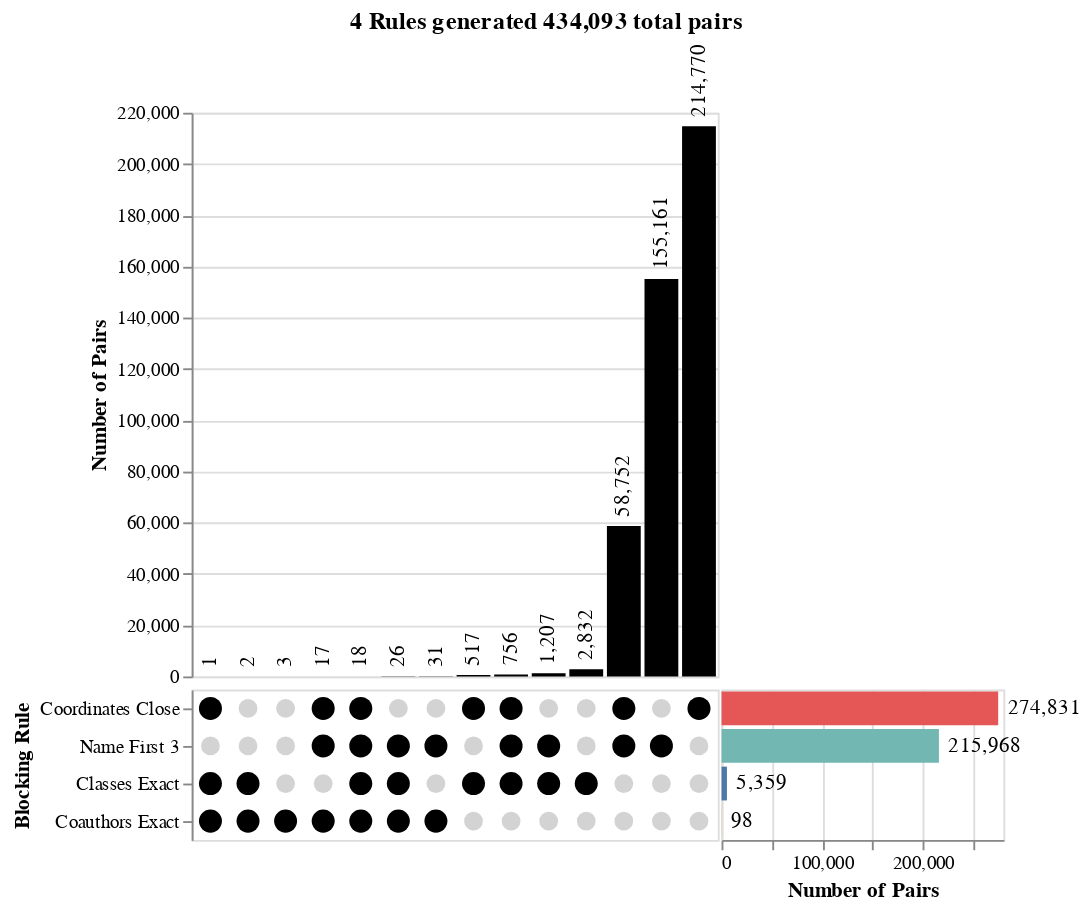

Source (notebook cell):
### Markdown cell above
We can also inspect which blocking rules were most to blame for the generated
pairs. If some rules generate a huge amount of comparisons, it might be worth
trying to make them more restrictive so we get better performance. Or, if some
blocking rules aren't generating any comparisons, that might be an indication
that we have a bug in there somewhere.

### Code cell
mismo.block.upset_chart(blocked)

### Figure 1 — Vega-Lite specification as saved in the notebook (floating-point values rounded to 4 significant figures)
{"config": {"view": {"continuousWidth": 300, "continuousHeight": 300}}, "vconcat": [{"layer": [{"mark": {"type": "bar", "color": "black"}, "encoding": {"x": {"axis": null, "field": "intersection_id", "sort": {"field": "intersection_size"}, "type": "ordinal"}, "y": {"field": "intersection_size", "title": "Number of Pairs", "type": "quantitative"}}, "transform": [{"filter": "(datum.set === 'Coordinates Close')"}]}, {"mark": {"type": "text", "align": "left", "angle": 270, "dx": 5}, "encoding": {"text": {"field": "intersection_size", "format": ",", "type": "quantitative"}, "x": {"axis": null, "field": "intersection_id", "sort": {"field": "intersection_size"}, "type": "ordinal"}, "y": {"field": "intersection_size", "title": "Number of Pairs", "type": "quantitative"}}, "transform": [{"filter": "(datum.set === 'Coordinates Close')"}]}]}, {"hconcat": [{"layer": [{"mark": {"type": "circle", "color": "lightgray", "opacity": 1, "size": 100}, "encoding": {"tooltip": [{"field": "set", "type": "nominal"}], "x": {"axis": null, "field": "intersection_id", "sort": {"field": "intersection_size"}, "type": "ordinal"}, "y": {"axis": {"labelLimit": 500, "title": "Blocking Rule"}, "field": "set", "sort": ["Coordinates Close", "Name First 3", "Classes Exact", "Coauthors Exact"], "type": "ordinal"}}}, {"mark": {"type": "circle", "color": "black", "opacity": 1, "size": 150}, "encoding": {"tooltip": [{"field": "set", "type": "nominal"}], "x": {"axis": null, "field": "intersection_id", "sort": {"field": "intersection_size"}, "type": "ordinal"}, "y": {"axis": {"labelLimit": 500, "title": "Blocking Rule"}, "field": "set", "sort": ["Coordinates Close", "Name First 3", "Classes Exact", "Coauthors Exact"], "type": "ordinal"}}, "transform": [{"filter": "datum.is_intersect"}]}]}, {"layer": [{"mark": {"type": "bar"}, "encoding": {"color": {"field": "set", "legend": null, "type": "nominal"}, "tooltip": [{"field": "set", "type": "nominal"}], "x": {"aggregate": "sum", "field": "intersection_size", "title": "Number of Pairs", "type": "quantitative"}, "y": {"axis": null, "field": "set", "sort": ["Coordinates Close", "Name First 3", "Classes Exact", "Coauthors Exact"], "type": "ordinal"}}, "transform": [{"filter": "datum.is_intersect"}]}, {"mark": {"type": "text", "align": "left", "dx": 5}, "encoding": {"text": {"aggregate": "sum", "field": "intersection_size", "format": ",", "type": "quantitative"}, "tooltip": [{"field": "set", "type": "nominal"}], "x": {"aggregate": "sum", "field": "intersection_size", "title": "Number of Pairs", "type": "quantitative"}, "y": {"axis": null, "field": "set", "sort": ["Coordinates Close", "Name First 3", "Classes Exact", "Coauthors Exact"], "type": "ordinal"}}, "transform": [{"filter": "datum.is_intersect"}]}], "width": 150}], "spacing": 0}], "data": {"name": "data-6189b0685c07558dd7b70ec0497721df"}, "spacing": 0, "title": {"text": "4 Rules generated 434,093 total pairs", "anchor": "middle"}, "$schema": "https://vega.github.io/schema/vega-lite/v5.16.3.json", "datasets": {"data-6189b0685c07558dd7b70ec0497721df": [{"intersection_id": 0, "intersection_size": 756, "intersection_degree": 3, "set": "Name First 3", "is_intersect": true, "set_order": 0}, {"intersection_id": 1, "intersection_size": 26, "intersection_degree": 3, "set": "Name First 3", "is_intersect": true, "set_order": 0}, {"intersection_id": 2, "intersection_size": 17, "intersection_degree": 3, "set": "Name First 3", "is_intersect": true, "set_order": 0}, {"intersection_id": 3, "intersection_size": 1, "intersection_degree": 3, "set": "Name First 3", "is_intersect": false, "set_order": 0}, {"intersection_id": 4, "intersection_size": 31, "intersection_degree": 2, "set": "Name First 3", "is_intersect": true, "set_order": 0}, {"intersection_id": 5, "intersection_size": 155161, "intersection_degree": 1, "set": "Name First 3", "is_intersect": true, "set_order": 0}, {"intersection_id": 6, "intersection_size": 58752, "intersection_degree": 2, "set": "Name First 3", "is_intersect": true, "set_order": 0}, {"intersection_id": 7, "intersection_size": 214770, "intersection_degree": 1, "set": "Name First 3", "is_intersect": false, "set_order": 0}, {"intersection_id": 8, "intersection_size": 2, "intersection_degree": 2, "set": "Name First 3", "is_intersect": false, "set_order": 0}, {"intersection_id": 9, "intersection_size": 2832, "intersection_degree": 1, "set": "Name First 3", "is_intersect": false, "set_order": 0}, {"intersection_id": 10, "intersection_size": 1207, "intersection_degree": 2, "set": "Name First 3", "is_intersect": true, "set_order": 0}, {"intersection_id": 11, "intersection_size": 517, "intersection_degree": 2, "set": "Name First 3", "is_intersect": false, "set_order": 0}, {"intersection_id": 12, "intersection_size": 3, "intersection_degree": 1, "set": "Name First 3", "is_intersect": false, "set_order": 0}, {"intersection_id": 13, "intersection_size": 18, "intersection_degree": 4, "set": "Name First 3", "is_intersect": true, "set_order": 0}, {"intersection_id": 0, "intersection_size": 756, "intersection_degree": 3, "set": "Coordinates Close", "is_intersect": true, "set_order": 1}, {"intersection_id": 1, "intersection_size": 26, "intersection_degree": 3, "set": "Coordinates Close", "is_intersect": false, "set_order": 1}, {"intersection_id": 2, "intersection_size": 17, "intersection_degree": 3, "set": "Coordinates Close", "is_intersect": true, "set_order": 1}, {"intersection_id": 3, "intersection_size": 1, "intersection_degree": 3, "set": "Coordinates Close", "is_intersect": true, "set_order": 1}, {"intersection_id": 4, "intersection_size": 31, "intersection_degree": 2, "set": "Coordinates Close", "is_intersect": false, "set_order": 1}, {"intersection_id": 5, "intersection_size": 155161, "intersection_degree": 1, "set": "Coordinates Close", "is_intersect": false, "set_order": 1}, {"intersection_id": 6, "intersection_size": 58752, "intersection_degree": 2, "set": "Coordinates Close", "is_intersect": true, "set_order": 1}, {"intersection_id": 7, "intersection_size": 214770, "intersection_degree": 1, "set": "Coordinates Close", "is_intersect": true, "set_order": 1}, {"intersection_id": 8, "intersection_size": 2, "intersection_degree": 2, "set": "Coordinates Close", "is_intersect": false, "set_order": 1}, {"intersection_id": 9, "intersection_size": 2832, "intersection_degree": 1, "set": "Coordinates Close", "is_intersect": false, "set_order": 1}, {"intersection_id": 10, "intersection_size": 1207, "intersection_degree": 2, "set": "Coordinates Close", "is_intersect": false, "set_order": 1}, {"intersection_id": 11, "intersection_size": 517, "intersection_degree": 2, "set": "Coordinates Close", "is_intersect": true, "set_order": 1}, {"intersection_id": 12, "intersection_size": 3, "intersection_degree": 1, "set": "Coordinates Close", "is_intersect": false, "set_order": 1}, {"intersection_id": 13, "intersection_size": 18, "intersection_degree": 4, "set": "Coordinates Close", "is_intersect": true, "set_order": 1}, {"intersection_id": 0, "intersection_size": 756, "intersection_degree": 3, "set": "Classes Exact", "is_intersect": true, "set_order": 2}, {"intersection_id": 1, "intersection_size": 26, "intersection_degree": 3, "set": "Classes Exact", "is_intersect": true, "set_order": 2}, {"intersection_id": 2, "intersection_size": 17, "intersection_degree": 3, "set": "Classes Exact", "is_intersect": false, "set_order": 2}, {"intersection_id": 3, "intersection_size": 1, "intersection_degree": 3, "set": "Classes Exact", "is_intersect": true, "set_order": 2}, {"intersection_id": 4, "intersection_size": 31, "intersection_degree": 2, "set": "Classes Exact", "is_intersect": false, "set_order": 2}, {"intersection_id": 5, "intersection_size": 155161, "intersection_degree": 1, "set": "Classes Exact", "is_intersect": false, "set_order": 2}, {"intersection_id": 6, "intersection_size": 58752, "intersection_degree": 2, "set": "Classes Exact", "is_intersect": false, "set_order": 2}, {"intersection_id": 7, "intersection_size": 214770, "intersection_degree": 1, "set": "Classes Exact", "is_intersect": false, "set_order": 2}, {"intersection_id": 8, "intersection_size": 2, "intersection_degree": 2, "set": "Classes Exact", "is_intersect": true, "set_order": 2}, {"intersection_id": 9, "intersection_size": 2832, "intersection_degree": 1, "set": "Classes Exact", "is_intersect": true, "set_order": 2}, {"intersection_id": 10, "intersection_size": 1207, "intersection_degree": 2, "set": "Classes Exact", "is_intersect": true, "set_order": 2}, {"intersection_id": 11, "intersection_size": 517, "intersection_degree": 2, "set": "Classes Exact", "is_intersect": true, "set_order": 2}, {"intersection_id": 12, "intersection_size": 3, "intersection_degree": 1, "set": "Classes Exact", "is_intersect": false, "set_order": 2}, {"intersection_id": 13, "intersection_size": 18, "intersection_degree": 4, "set": "Classes Exact", "is_intersect": true, "set_order": 2}, {"intersection_id": 0, "intersection_size": 756, "intersection_degree": 3, "set": "Coauthors Exact", "is_intersect": false, "set_order": 3}, {"intersection_id": 1, "intersection_size": 26, "intersection_degree": 3, "set": "Coauthors Exact", "is_intersect": true, "set_order": 3}, {"intersection_id": 2, "intersection_size": 17, "intersection_degree": 3, "set": "Coauthors Exact", "is_intersect": true, "set_order": 3}, {"intersection_id": 3, "intersection_size": 1, "intersection_degree": 3, "set": "Coauthors Exact", "is_intersect": true, "set_order": 3}, {"intersection_id": 4, "intersection_size": 31, "intersection_degree": 2, "set": "Coauthors Exact", "is_intersect": true, "set_order": 3}, {"intersection_id": 5, "intersection_size": 155161, "intersection_degree": 1, "set": "Coauthors Exact", "is_intersect": false, "set_order": 3}, {"intersection_id": 6, "intersection_size": 58752, "intersection_degree": 2, "set": "Coauthors Exact", "is_intersect": false, "set_order": 3}, {"intersection_id": 7, "intersection_size": 214770, "intersection_degree": 1, "set": "Coauthors Exact", "is_intersect": false, "set_order": 3}, {"intersection_id": 8, "intersection_size": 2, "intersection_degree": 2, "set": "Coauthors Exact", "is_intersect": true, "set_order": 3}, {"intersection_id": 9, "intersection_size": 2832, "intersection_degree": 1, "set": "Coauthors Exact", "is_intersect": false, "set_order": 3}, {"intersection_id": 10, "intersection_size": 1207, "intersection_degree": 2, "set": "Coauthors Exact", "is_intersect": false, "set_order": 3}, {"intersection_id": 11, "intersection_size": 517, "intersection_degree": 2, "set": "Coauthors Exact", "is_intersect": false, "set_order": 3}, {"intersection_id": 12, "intersection_size": 3, "intersection_degree": 1, "set": "Coauthors Exact", "is_intersect": true, "set_order": 3}, {"intersection_id": 13, "intersection_size": 18, "intersection_degree": 4, "set": "Coauthors Exact", "is_intersect": true, "set_order": 3}]}}
